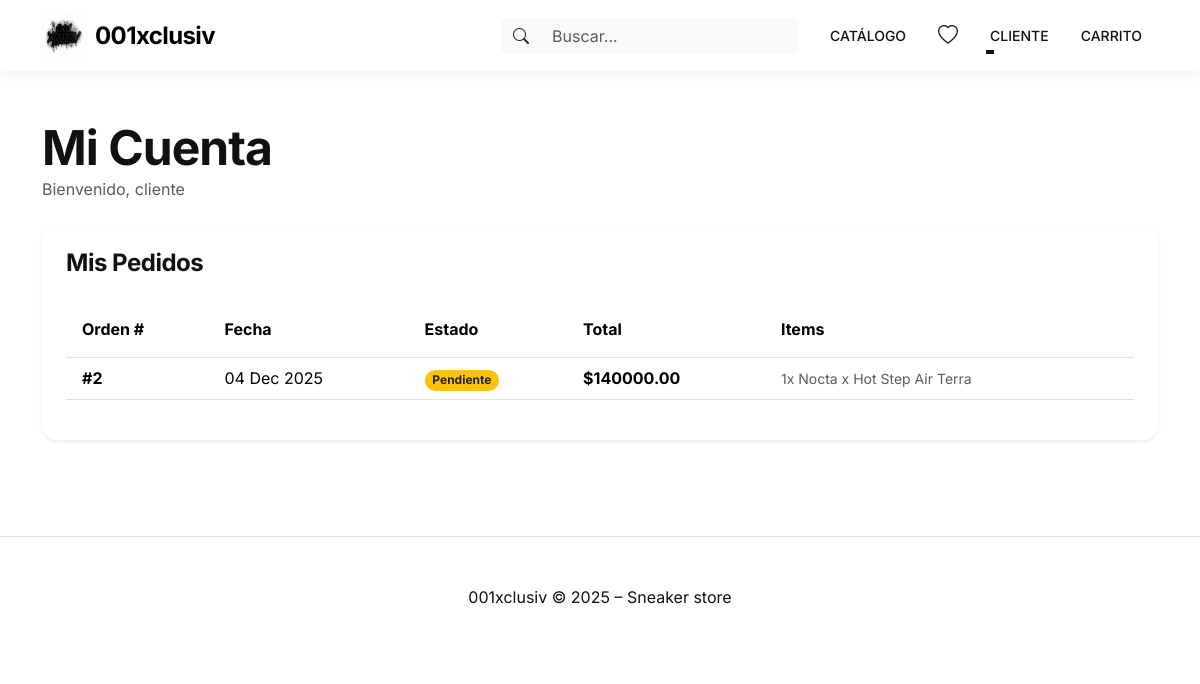
Page /accounts/profile/ (signed in) on the earlier database version.
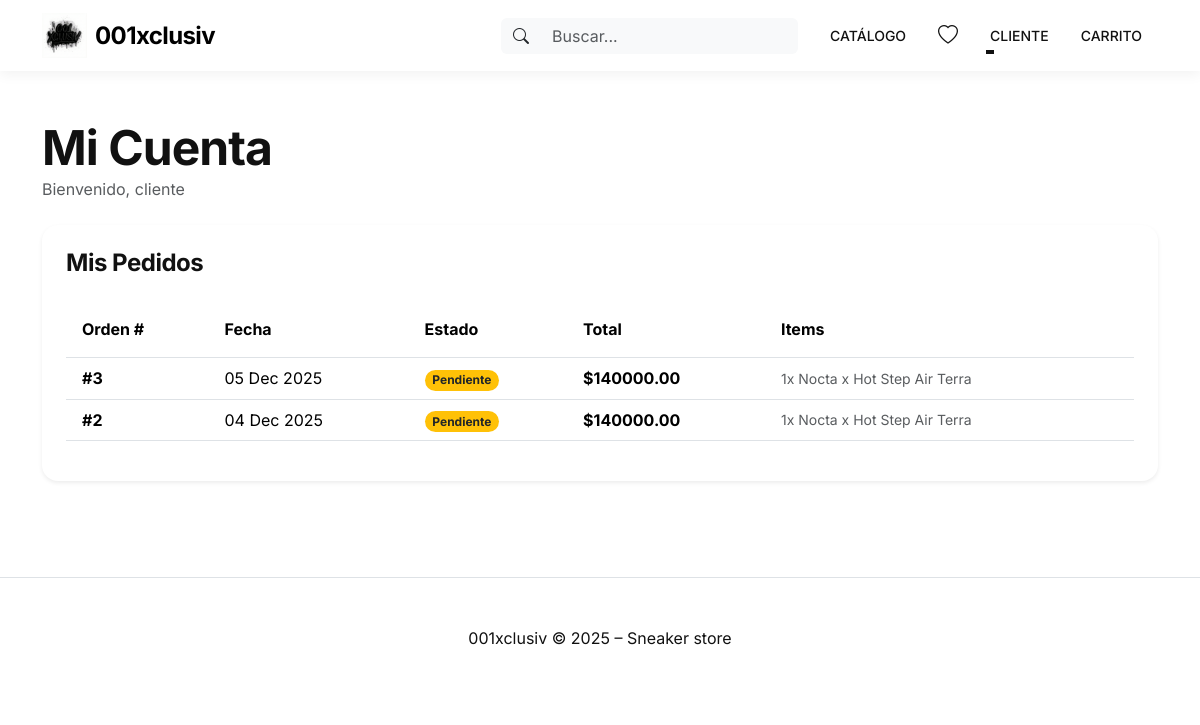
Same page on the later database version.
### apps/orders/models.py (models this page shows, shortened)
class Order(models.Model):
    STATUS_CHOICES = (
        ('pending', 'Pendiente'),
        ('processing', 'Procesando'),
        ('shipped', 'Enviado'),
        ('delivered', 'Entregado'),
        ('cancelled', 'Cancelado'),
    )
    user = models.ForeignKey(
        settings.AUTH_USER_MODEL,
        on_delete=models.SET_NULL,
        related_name='orders',
        null=True,
        blank=True
    )
    full_name = models.CharField("Nombre completo", max_length=100)
    email = models.EmailField("Email")
    address = models.CharField("Dirección", max_length=250)
    city = models.CharField("Ciudad", max_length=100)
    postal_code = models.CharField("Código Postal", max_length=20)
    created_at = models.DateTimeField(auto_now_add=True)
    updated_at = models.DateTimeField(auto_now=True)
    status = models.CharField(max_length=20, choices=STATUS_CHOICES, default='pending')
    is_paid = models.BooleanField(default=False)
    class Meta:
        ordering = ('-created_at',)
        verbose_name = 'Orden'
        verbose_name_plural = 'Ordenes'
    def get_total_cost(self):
        return sum(item.get_cost() for item in self.items.all())

class OrderItem(models.Model):
    order = models.ForeignKey(Order, related_name='items', on_delete=models.CASCADE)
    product = models.ForeignKey(Product, related_name='order_items', on_delete=models.CASCADE)
    variant = models.ForeignKey(ProductVariant, related_name='order_items', on_delete=models.SET_NULL, null=True, blank=True)
    price = models.DecimalField(max_digits=10, decimal_places=2)
    quantity = models.PositiveIntegerField(default=1)
    def get_cost(self):
        return self.price * self.quantity

### apps/catalog/models.py (models this page shows, shortened)
class TimeStampedModel(models.Model):
    created_at = models.DateTimeField(auto_now_add=True)
    updated_at = models.DateTimeField(auto_now=True)
    class Meta:
        abstract = True

class Product(TimeStampedModel):
    name = models.CharField("Nombre", max_length=150)
    slug = models.SlugField(max_length=180, unique=True)
    sku = models.CharField("SKU", max_length=30, unique=True)
    short_description = models.CharField(
        "Descripción corta",
        max_length=255,
        blank=True,
    )
    description = models.TextField("Descripción larga", blank=True)
    brand = models.ForeignKey(
        Brand,
        on_delete=models.PROTECT,
        related_name="products",
        null=True,
        blank=True,
    )
    categories = models.ManyToManyField(
        Category,
        related_name="products",
        blank=True,
    )
    price = models.DecimalField("Precio base", max_digits=10, decimal_places=0)
    discount_price = models.DecimalField(
        "Precio oferta",
        max_digits=10,
        decimal_places=0,
        null=True,
        blank=True,
    )
    is_active = models.BooleanField("Publicado", default=True)
    is_featured = models.BooleanField("Destacado", default=False)
    class Meta:
        verbose_name = "Producto"
        verbose_name_plural = "Productos"
        ordering = ["name"]

### apps/accounts/views.py (the view)
# urls.py: path('profile/', views.ProfileView.as_view(), name='profile'),
class ProfileView(LoginRequiredMixin, View):
    def get(self, request):
        orders = request.user.orders.all()
        return render(request, 'accounts/profile.html', {'orders': orders})

### apps/cart/cart.py (called while the page is built)
    def __len__(self):
        return sum(item['quantity'] for item in self.cart.values())

### apps/cart/context_processors.py (called while the page is built)
def cart(request):
    return {'cart': Cart(request)}

### templates/accounts/profile.html (shortened to what this page needs)
{% extends "base.html" %}
{% load static %}
{% block content %}
<div class="row">
    <div class="col-12 mb-4">
        <h1 class="fw-bold">Mi Cuenta</h1>
        <p class="text-muted">Bienvenido, {{ user.username }}</p>
    </div>
    <div class="col-lg-12">
        <div class="card border-0 shadow-sm rounded-4 p-4">
            <h4 class="fw-bold mb-4">Mis Pedidos</h4>
            {% if orders %}
            <div class="table-responsive">
                <table class="table table-hover align-middle">
                    <thead class="bg-light">
                        <tr>
                            <th class="py-3 ps-3">Orden #</th>
                            <th class="py-3">Fecha</th>
                            <th class="py-3">Estado</th>
                            <th class="py-3">Total</th>
                            <th class="py-3">Items</th>
                        </tr>
                    </thead>
                    <tbody>
                        {% for order in orders %}
                        <tr>
                            <td class="ps-3 fw-bold">#{{ order.id }}</td>
                            <td>{{ order.created_at|date:"d M Y" }}</td>
                            <td>
                                <span class="badge rounded-pill
                                    {% if order.status == 'delivered' %}bg-success
                                    {% elif order.status == 'shipped' %}bg-info
                                    {% elif order.status == 'cancelled' %}bg-danger
                                    {% else %}bg-warning text-dark{% endif %}">
                                    {{ order.get_status_display }}
                                </span>
                            </td>
                            <td class="fw-bold">${{ order.get_total_cost }}</td>
                            <td>
                                <ul class="list-unstyled mb-0 small text-muted">
                                    {% for item in order.items.all %}
                                    <li>{{ item.quantity }}x {{ item.product.name }}</li>
                                    {% endfor %}
                                </ul>
                            </td>
                        </tr>
                        {% endfor %}
                    </tbody>
                </table>
            </div>
            {% else %}
            <div class="text-center py-5 bg-light rounded-3">
                <p class="text-muted mb-3">Aún no has realizado ningún pedido.</p>
                <a href="{% url 'catalog:list' %}" class="btn btn-outline-dark rounded-pill">Ir a comprar</a>
            </div>
            {% endif %}
        </div>
    </div>
</div>
{% endblock %}

Differences in the rows shown:
added Order: id "3", created_at "05 Dec 2025", status "Pendiente", get_total_cost "140000.00"
added OrderItem: quantity "1", product.name "Nocta x Hot Step Air Terra", shown under "3"
